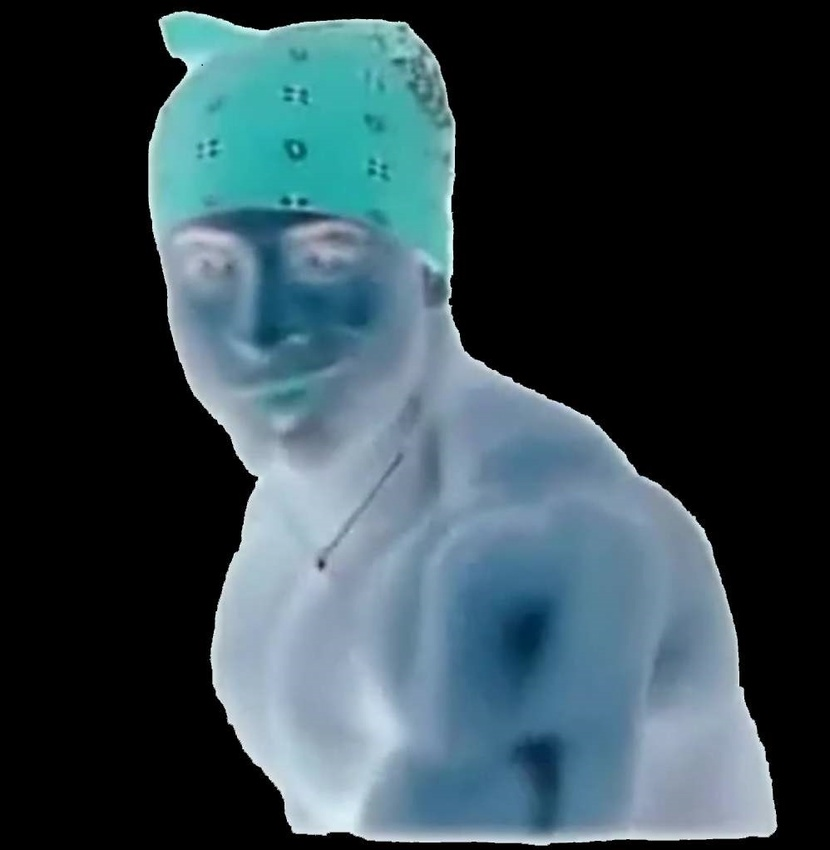
#> input picture 1.jpg, 830 x 850 px, shrunk from 998 x 1022 before the run
$ python draw.py
#> lines starting #> are read from the running program, lines starting #| are printed output that depends on the picture; after the words box and inside, x2 and y2 are one past the last pixel; in counts of white or black regions, pixels touching at a corner belong together
import os
import cv2
import numpy as np


word_dir=os.path.abspath('.')
imgfile='1.jpg'


img_mat=cv2.imread(imgfile,cv2.IMREAD_GRAYSCALE)\
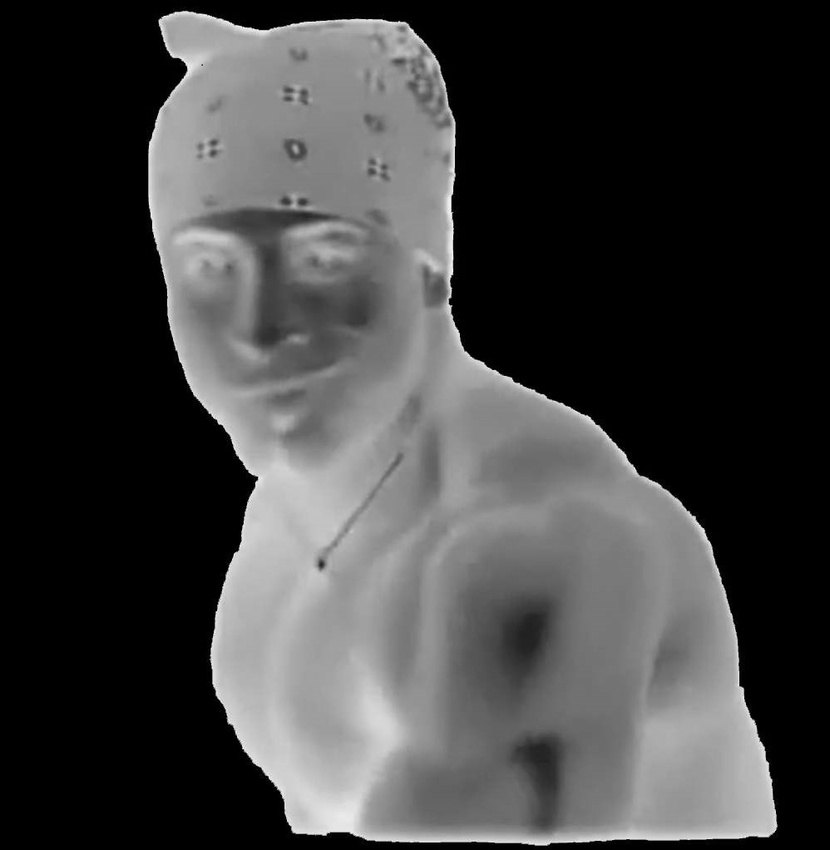
#> img_mat: shape (850, 830); min 0, max 255, mean 64


def cut(mat,times=4):
#> called with times = 4
    width,height=mat.shape
#> width = 850; height = 830
    width=width-width%4
#> width = 848
    height=height-height%4
#> height = 828
    mat=mat[:width,:height]
    return mat


def compress(mat,times=4):
    width,height=mat.shape
    new_mat=np.zeros((int(width/times),int(height/times)))
    for x in range(0,width,times):
        for y in range(0,height,times):
            sum=0
            for i in range(times):
                for j in range(times):
                    sum+=mat[x+i,y+i]
            sum/=times*times
            new_mat[int(x/times),int(y/times)]=int(sum)
    new_mat=cut(new_mat)
    return new_mat

img_mat=cut(img_mat)
steps=1
for i in range(steps):
    img_mat=compress(img_mat)
#> this loop made 1 pass
#> pass 1, `img_mat=compress(img_mat)`:
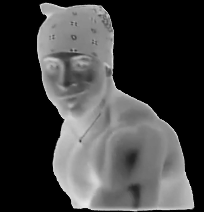
#> img_mat: shape (212, 204) float64; min 0, max 234, mean 65

height,width=img_mat.shape
#> height = 212; width = 204
print(img_mat)
#> (printed output is left out)


'''
盲文unicode字符对应utf十六进制编码：
八个点，从E2A080开始，A*控制最下面两个点，顺序从左到右
剩下的8*控制上面6个点64种情况，顺序从上到下从左到右
1 8
2 16
4 32
'''

ch=[]
cut_value=int((img_mat.max()+img_mat.min())/2)
#> cut_value = 117
boo_mat=np.array([[1 if val>cut_value else 0 for val in line] for line in img_mat])
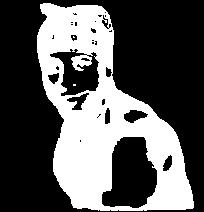
#> boo_mat: shape (212, 204) int64; values 0 (black) and 1 (white), 35.1% white; 3 white regions (2 under 20 px), largest, box (x1, y1, x2, y2) and area: (37, 3, 194, 211) 15152
print(boo_mat)
#> (printed output is left out)
def load():
    for y in range(0,height,4):
        for x in range(0,width,2):
            six_offset=0
            for i in range(3):
                six_offset+=2**i*boo_mat[y+i,x]
                six_offset+=2**i*boo_mat[y+i,x+1]*8
            two_offset=1*boo_mat[y+3,x]+2*boo_mat[y+3,x+1]
            char=r'\xe2'+(hex(int('0xa0',16)+two_offset)).replace('0x','\\x')+(hex(int('0x80',16)+six_offset).replace('0x','\\x'))
            char=eval("b'{0}'".format(char))
            ch.append(bytes(char))
        ch.append(bytes('\n',encoding='utf-8'))
#> after the loop, ch = 5459 items
load()
output_file='output.txt'
os.remove(output_file)
with open(output_file,'wb') as f:
    f.writelines(ch)
